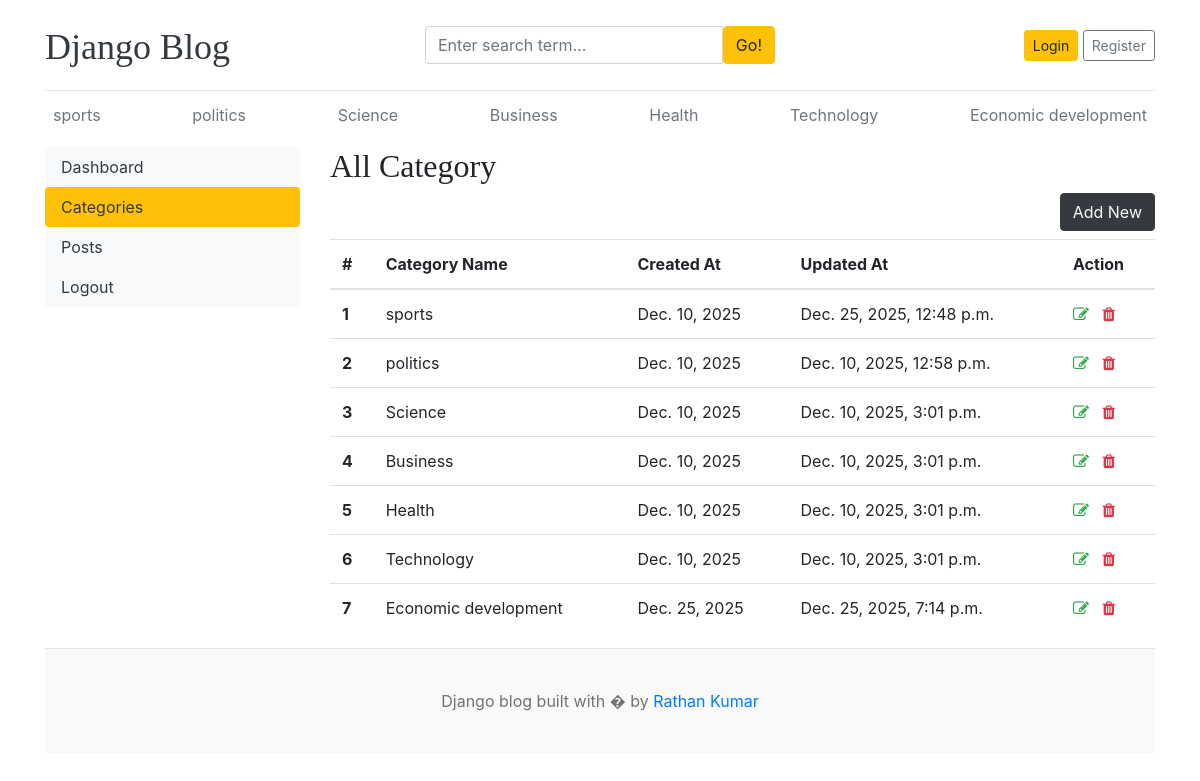
/dashboard/categories/, run on the app's committed database.
### blogs/models.py (models this page shows)
class Category(models.Model):
    category_name = models.CharField(max_length=50, unique=True)
    created_at = models.DateField(auto_now_add=True)
    updated_at = models.DateTimeField(auto_now=True)
    class Meta :
        verbose_name_plural = 'categories'
    def __str__(self):
        return self.category_name

### dashboards/views.py (the view)
# urls.py: path('categories/',views.categories, name="categories"),
def categories(request):
    return render(request, 'dashboard/categories.html')

### blogs/context_processors.py (called while the page is built)
def get_categories(request):
    categories = Category.objects.all()
    return dict(categories= categories)

def get_social_links(request):
    social_links = SocialLink.objects.all()
    return dict(social_links = social_links)

### templates/dashboard/categories.html (shortened to what this page needs)
{% extends 'base.html' %}
{% block content %}
<div class="row">
    {% include 'dashboard/sidebar.html' %}
    <div class="col-md-9">
        <h2>All Category </h2>
        <a href="{% url 'add_category' %}" class="btn btn-dark text-light float-right mb-2">Add New</a>
        <table class="table table-hover">
  <thead>
    <tr>
      <th>#</th>
      <th>Category Name</th>
      <th>Created At</th>
      <th>Updated At</th>
      <th>Action</th>
    </tr>
  </thead>
  <tbody>
    {% for cat in categories %}
    <tr>
      <th >{{ forloop.counter }}</th>
      <td>{{ cat }}</td>
      <td>{{ cat.created_at }}</td>
      <td>{{ cat.updated_at }}</td>
      <td>
        <a href="{% url 'edit_category' cat.id %}"><i class="fa fa-edit text-success"></i></a>
        <a href="{% url 'delete_category' cat.id %}"><i class="fa fa-trash text-danger"></i></a>
      </td>
    </tr>
    {% endfor %}
  </tbody>
</table>
    </div>
</div>
{% endblock %}

### templates/base.html (shortened to what this page needs)
 {% load static %}
<!DOCTYPE html>
<html lang="en">
<head>
    <link href="https://getbootstrap.com/docs/4.0/dist/css/bootstrap.min.css" rel="stylesheet">
    <link href="{% static 'css/blog.css' %}" rel="stylesheet">
    <link rel="stylesheet" href="https://cdnjs.cloudflare.com/ajax/libs/font-awesome/4.7.0/css/font-awesome.min.css">
  </head>
<body>
    <div class="container">
      <header class="blog-header py-3">
        <div class="row flex-nowrap justify-content-between align-items-center">
          <div class="col-4 pt-1">
            <a class="blog-header-logo text-dark" href="/">Django Blog</a>
          </div>
          <div class="col-4">
            <form action="{% url 'search' %}" method="GET">
                  <div class="input-group">
                      <input class="form-control" type="text" name="keyword" value="{{ keyword }}" placeholder="Enter search term..." aria-label="Enter search term..." aria-describedby="button-search" />
                      <button type="submit" class="btn btn-warning" id="button-search" type="button">Go!</button>
                  </div>
            </form>
          </div>
          <div class="col-4 d-flex justify-content-end align-items-center">
            {% if not user.is_authenticated %}
            <a class="btn btn-sm btn-warning" href="{% url 'login' %}"> Login </a> &nbsp;
            <a class="btn btn-sm btn-outline-secondary" href="{% url 'register' %}">Register</a>
            {% else %}
            <span><a href="{% url 'dashboard' %}">Dashboard</a></span>
            &emsp;
            <span><a href="{% url 'logout' %}">Logout</a></span>
            {% endif %}
          </div>
        </div>
      </header>
      <div class="nav-scroller py-1 mb-2">
        <nav class="nav d-flex justify-content-between">
          {% for cat in categories %}
          <a class="p-2 text-muted" href="{% url 'posts_by_category' cat.id %}">{{ cat.category_name }}</a>
          {% endfor %}
        </nav>
      </div>
{% block content%}
{% endblock %}
 <footer class="blog-footer">
  <p>Django blog built with � by <a href="#">Rathan Kumar</a></p>
</footer>
</body>
</html>

### blog_main/static/css/blog.css (style rules this page uses)
.blog-header { border-bottom: 1px solid #e5e5e5; }
.blog-header-logo { font-family: "Playfair Display", Georgia, "Times New Roman", serif; font-size: 2.25rem; }
h1, h2, h3, h4, h5, h6 { font-family: "Playfair Display", Georgia, "Times New Roman", serif; }
.blog-footer { padding: 2.5rem 0; color: #727272; text-align: center; background-color: #f9f9f9; border-top: .05rem solid #e5e5e5; }
.blog-footer p:last-child { margin-bottom: 0; }

### data on the page
Category: category_name "sports", created_at "Dec. 10, 2025", updated_at "Dec. 25, 2025, 12:48 p.m."
Category: category_name "politics", created_at "Dec. 10, 2025", updated_at "Dec. 10, 2025, 12:58 p.m."
Category: category_name "Science", created_at "Dec. 10, 2025", updated_at "Dec. 10, 2025, 3:01 p.m."
Category: category_name "Business", created_at "Dec. 10, 2025", updated_at "Dec. 10, 2025, 3:01 p.m."
Category: category_name "Health", created_at "Dec. 10, 2025", updated_at "Dec. 10, 2025, 3:01 p.m."
Category: category_name "Technology", created_at "Dec. 10, 2025", updated_at "Dec. 10, 2025, 3:01 p.m."
Category: category_name "Economic development", created_at "Dec. 25, 2025", updated_at "Dec. 25, 2025, 7:14 p.m."
